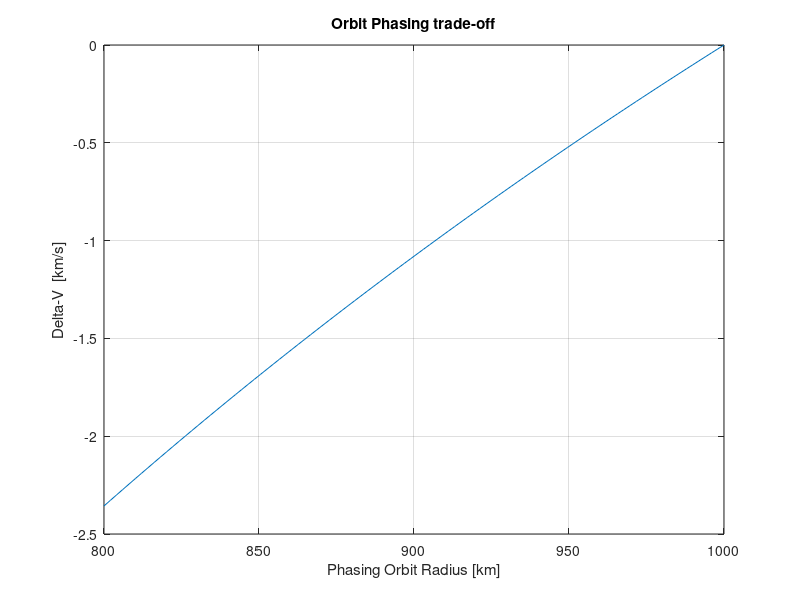

The MATLAB script that drew this image: (Note: this script raises an error after producing the figure.)
%%% Coplanar Rendezvous Simulator %%%
%% INPUTS
R_interceptor = linspace(800,1000,100); 
R_target = 1000;                          
ang_init = pi;                              
mu = 3.986e5;                             
%% OPERATIONS
a_transfer = (R_interceptor + R_target) / 2;     %km
TOF = pi * sqrt(a_transfer.^3/mu);               %s
omega_interceptor = sqrt(mu./R_interceptor.^3);  %rad/s
omega_target = sqrt(mu/R_target.^3);             %rad/s
alpha = omega_target * TOF;                      %rad
ang_final = pi - alpha;                          %rad
Wait_time = (ang_final - ang_init)./(omega_target - omega_interceptor);
Wait_time_hr = Wait_time /1200;
Wait_time_day = Wait_time /(1200*24);
v_init = sqrt(mu./R_interceptor);                %km/s
v_target = sqrt(mu./R_target);                   %km/s
deltav = v_target-v_init;                        %km/s
%% PLOT
figure
set(gca,'FontSize',10);
plot(R_interceptor,deltav)
grid on
hold on
xlabel('Phasing Orbit Radius [km]')
ylabel('Delta-V  [km/s]')
title('Orbit Phasing trade-off')
yyaxis right
plot(R_interceptor, Wait_time_day)
ylim([-50 50])
ylabel('Wait time [days]')
xline(R_target)
legend('Delta-V','Wait Time','Target Orbit')
hold off
